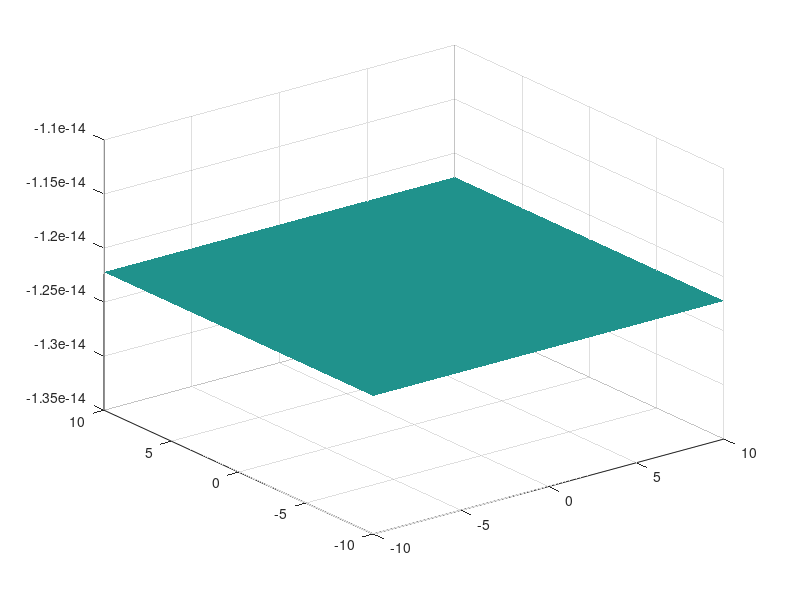

Here is the MATLAB script that generated this plot:
function SA = createSAModel()
%% Make SA Model 
% return these param

% requirement of the model (variable, limits, and function)
SA.req.variables = {'x', 'y'}; %assuming that x,y are x1 and x2
SA.req.limits = {[-10; 10], [-10; 10]}; %limits
SA.req.function = @(x,y) -abs(sin(x)*cos(y)*exp(abs(1-(sqrt(x^2+y^2 ))/pi))); %function that need to test

% settings of the model
SA.set.coolingRate = 0.99; % cooling rate is the dumping temperature (for the decreases of temp)
SA.set.maxAcceptTemp = 5; % maximum number iterations on same temperature with accept condition  
SA.set.maxFailedTemp = 10; % maximum number iteration on same temperature with failed condition
SA.set.stopTemp = 0.1; % condition of end iteration

% initial start of the model
SA.start.temperature = 1000;
SA.start.position = [0, 0];
    
[x, y] = meshgrid(-10:0.25:10);
surf(x,y, SA.req.function(x,y), 'FaceColor', 'interp', 'EdgeColor','none');

end